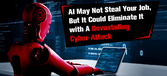
#> input picture imagefortask1-4.png, 167 x 76 px, shrunk from 768 x 351 before the run, found by its file name
$ python task4.py
#> lines starting #> are read from the running program, lines starting #| are printed output that depends on the picture; after the words box and inside, x2 and y2 are one past the last pixel; in counts of white or black regions, pixels touching at a corner belong together
"""Task 4: Masking and ROI isolation. Pixel operations use manual NumPy logic."""
from pathlib import Path
import argparse
import numpy as np
from PIL import Image, ImageDraw


def load(path):
    # Decode the image with Pillow; calculate grayscale manually with NumPy.
    with Image.open(path) as image:
        if image.mode not in ('L', 'RGB', 'RGBA'):
            raise ValueError(f'{path}: use an 8-bit grayscale, RGB or RGBA image')
        data = np.array(image).astype(np.float64)
    if data.ndim == 3:
        gray = 0.299 * data[:, :, 0] + 0.587 * data[:, :, 1] + 0.114 * data[:, :, 2]
        if data.shape[2] == 4:
            # Composite transparent pixels onto white manually.
            alpha = data[:, :, 3] / 255.0
            gray = alpha * gray + (1 - alpha) * 255.0
        data = gray
    return data


def save(path, data):
    # Manual saturation prevents uint8 wraparound.
    data = np.where(data < 0, 0, np.where(data > 255, 255, data))
    Image.fromarray(data.astype(np.uint8)).save(path)


def sheet(path, panels):
    width, height = panels[0][1].size
    canvas = Image.new('RGB', (width * len(panels), height + 34), 'white')
    draw = ImageDraw.Draw(canvas)
    for i, (label, im) in enumerate(panels):
        canvas.paste(im, (i * width, 34))
        draw.text((i * width + 8, 10), label, fill='black')
    canvas.save(path)


def comparison(folder, filename, items):
    panels = []
    for label, name in items:
        with Image.open(folder / name) as im:
            panels.append((label, im.copy()))
    sheet(folder / filename, panels)


def run(a, output):
    folder = output / 'task4'
    folder.mkdir(parents=True, exist_ok=True)
    h, w = a.shape
    mask = np.zeros((h, w), dtype=np.float64)
    mask[h//4:3*h//4, w//4:3*w//4] = 1
    save(folder / 'original.png', a)
    save(folder / 'mask.png', mask * 255)
    save(folder / 'isolated.png', a * mask)
    comparison(folder, 'comparison.png', [('Original', 'original.png'),
               ('Binary ROI mask', 'mask.png'), ('Isolated region', 'isolated.png')])


def main():
    parser = argparse.ArgumentParser(description=__doc__)
    parser.add_argument('--output', type=Path, default=Path('outputs'))
    parser.add_argument('--a', type=Path, default=Path(__file__).resolve().parent / 'sample_inputs' / 'imagefortask1-4.png', help='Baseline image; color is converted manually to grayscale')
    args = parser.parse_args()
    a = args.a
    run(load(a), args.output)
#> in load, image is the input picture: PIL image 167x76 RGB; mean R, G, B 43.9, 38.3, 49.6
#> in load, `gray = 0.299 * data[:, :, 0] + 0.587 * data[:, :, 1] + 0.114 * data[:,..`:
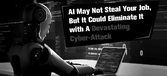
#> gray: shape (76, 167) float64; min 0, max 255, mean 41.3
#> in save (call 2), `data = np.where(data < 0, 0, np.where(data > 255, 255, data))`:
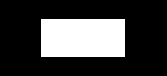
#> data: shape (76, 167) float64; 25.1% white; 1 white region, box (x1, y1, x2, y2) and area: (41, 19, 125, 57) 3192
#> in save (call 3), `data = np.where(data < 0, 0, np.where(data > 255, 255, data))`:
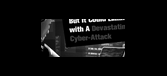
#> data: shape (76, 167) float64; min 0, max 255, mean 12
#> in sheet, `canvas = Image.new('RGB', (width * len(panels), height + 34), 'white')`: canvas: PIL image 501x110 RGB; every value is 255
#> the loop in sheet, `for i, (label, im) in enumerate(panels):` made 3 passes
#> label on passes 1 to 3: 'Original', 'Binary ROI mask', 'Isolated region'
#> after the loop in sheet, `for i, (label, im) in enumerate(panels):`:
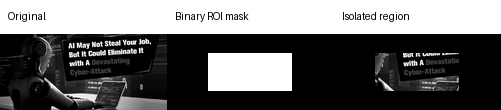
#> canvas: PIL image 501x110 RGB; min 0, max 255, mean 103.7
    print('Task 4 complete:', (args.output / 'task4').resolve())


if __name__ == '__main__':
    main()
